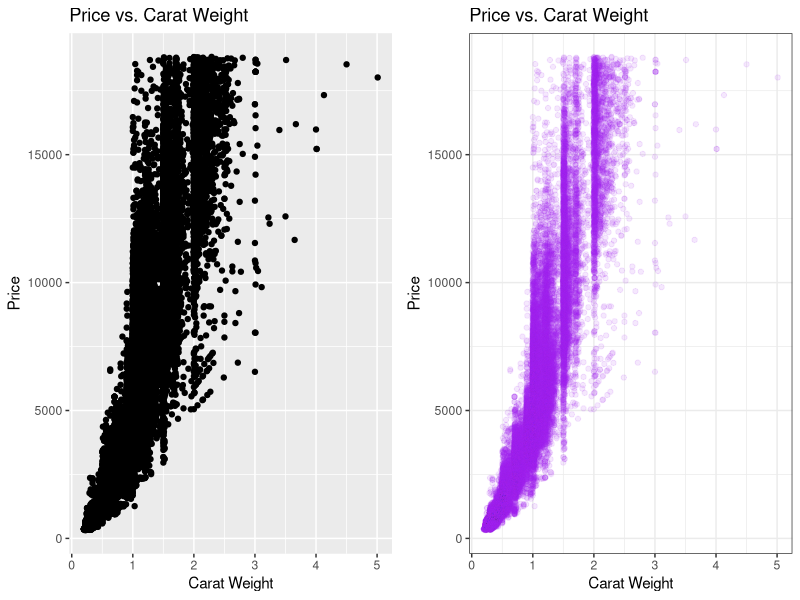
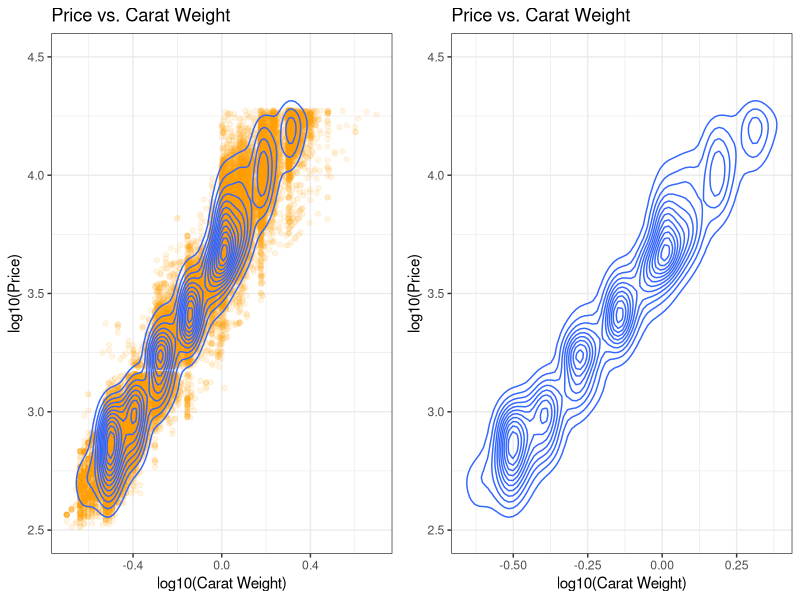
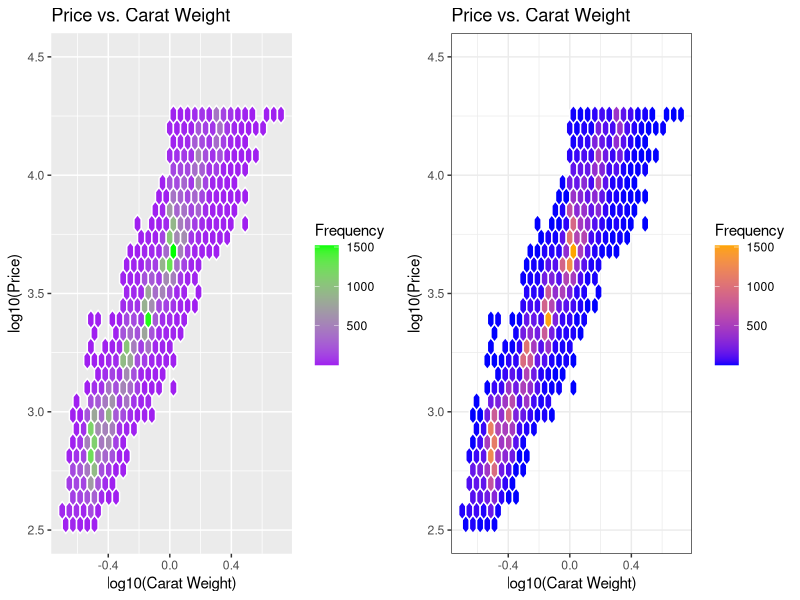
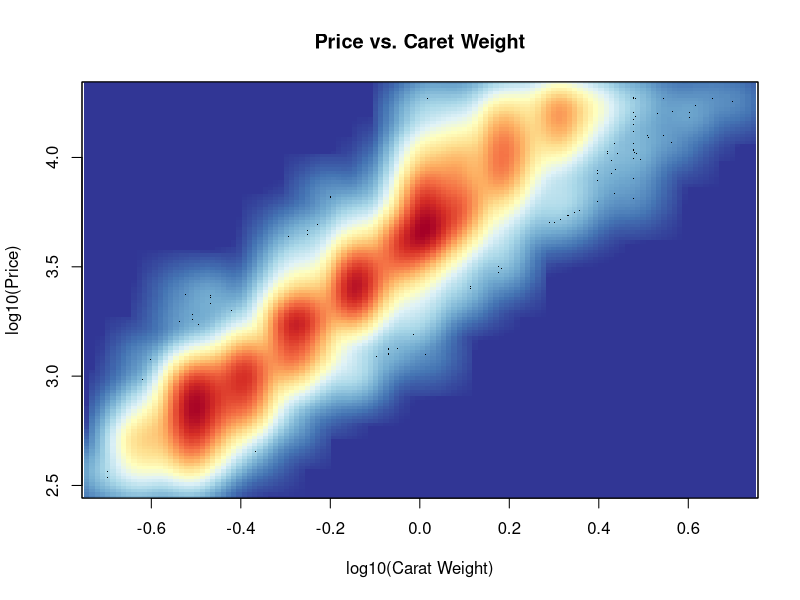

R code for these plots, in order:
## ---- chunk 1
library(knitr)
knitr::opts_chunk$set(tidy=T, 
               fig.width=10,
               fig.height=5,
               fig.align='left',
               warning=FALSE,
               message=FALSE,
               echo=TRUE)
options(width = 120)
library(ggplot2)
library(colorspace)
library(gridExtra)
attach(diamonds)
## ---- chunk 2
p = ggplot(diamonds,aes(x=carat,y=price))  +
  ggtitle("Price vs. Carat Weight") +
  xlab("Carat Weight") +
  ylab("Price")
p1 = p + geom_point()
p2 = p + geom_point(alpha = 0.1, colour="purple") +
  theme_bw()
grid.arrange(p1,p2,ncol=2)
## ---- chunk 3
p = ggplot(diamonds,aes(x=log10(carat),y=log10(price))) +
  ggtitle("Price vs. Carat Weight") +
  xlab("log10(Carat Weight)") +
  ylab("log10(Price)") +
  ylim(2.5,4.5)
p1 = p + 
  geom_point(alpha = 0.1, colour="orange") + 
  geom_density2d()+ theme_bw()
p2 = p +
  geom_density2d()+ theme_bw()
grid.arrange(p1,p2,ncol=2)

p1 = p +
  stat_binhex(colour="white", na.rm=TRUE) +
  scale_fill_gradientn(colours=c("purple","green"), name = "Frequency", na.value=NA)
p2 = p +
  stat_binhex(colour="white", na.rm=TRUE) +
  scale_fill_gradientn(colours=c("blue","orange"), name = "Frequency", na.value=NA) + 
  theme_bw()
grid.arrange(p1,p2,ncol=2)
## ---- chunk 4

# create a color palette to use in smoothed scatterplot
library(RColorBrewer)
buylrd = c("#313695", "#4575B4", "#74ADD1", "#ABD9E9", "#E0F3F8", "#FFFFBF",
           "#FEE090", "#FDAE61", "#F46D43", "#D73027", "#A50026") 
myColRamp = colorRampPalette(c(buylrd))

# smoothed scatterplot
smoothScatter(x=log10(carat),y=log10(price),
              colramp=myColRamp,
              main="Price vs. Caret Weight",
              xlab="log10(Carat Weight)",
              ylab="log10(Price)")
## ---- chunk 5
sessionInfo()
